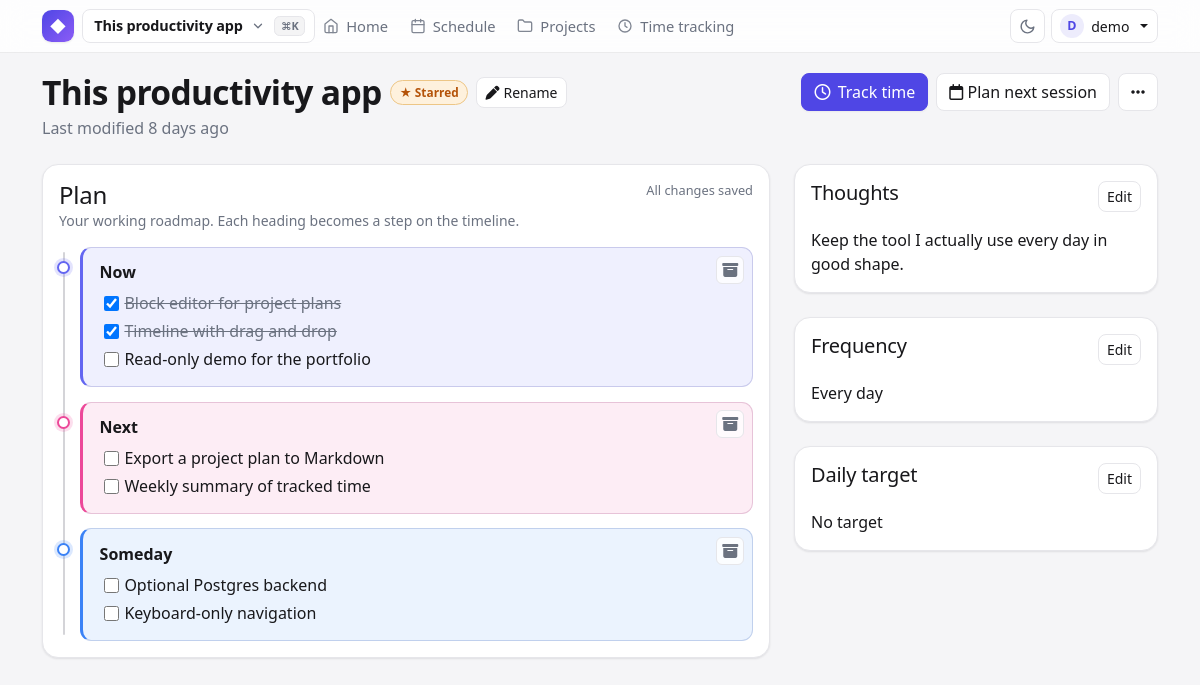
/projects/2 (signed in), run on an earlier commit of the app's database.
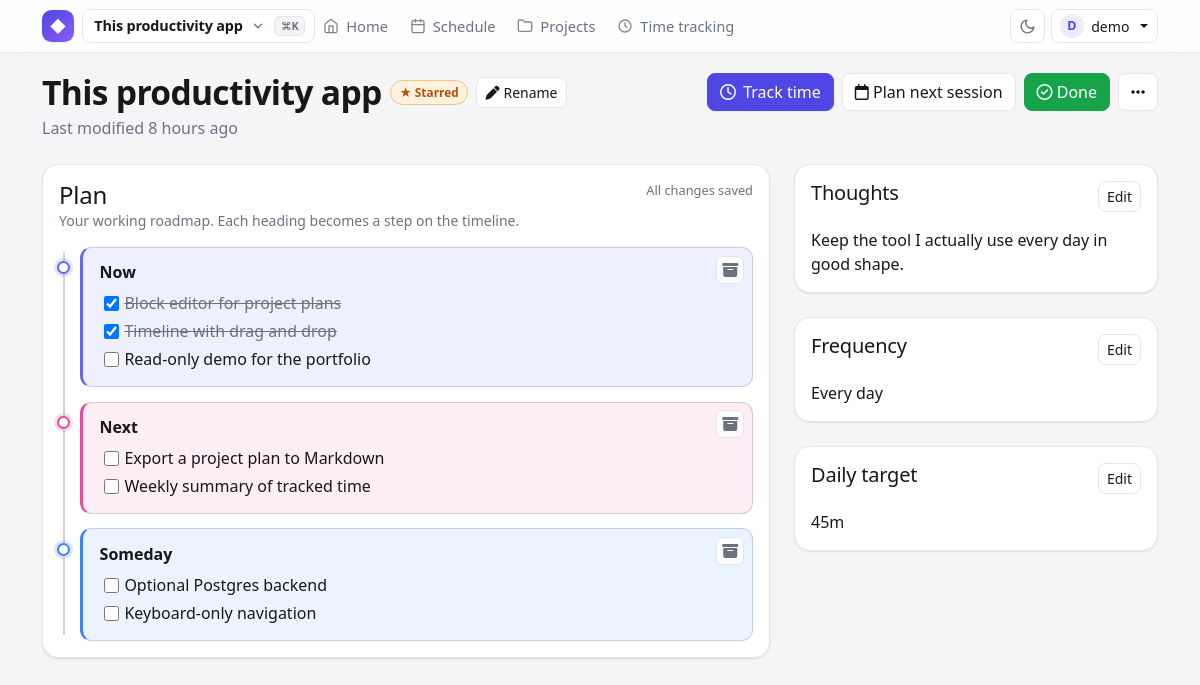
And on a later commit of the database.
### app/models.py (models this page shows)
class Project(db.Model):
    __tablename__ = "projects"
    id = db.Column(db.Integer, primary_key=True)
    user_id = db.Column(db.Integer, db.ForeignKey("users.id"), nullable=False)
    title = db.Column(db.String(150), nullable=False)
    short_goal = db.Column(db.Text, nullable=False)
    frequency = db.Column(db.String(255), nullable=False)
    long_goal = db.Column(db.Text, nullable=False)
    archived_long_goal = db.Column(db.Text, nullable=False, default="")
    daily_target_minutes = db.Column(db.Integer, nullable=True)
    is_starred = db.Column(db.Boolean, default=False, nullable=False)
    is_private = db.Column(db.Boolean, default=False, nullable=False)
    is_archived = db.Column(db.Boolean, default=False, nullable=False)
    created_at = db.Column(db.DateTime, default=lambda: datetime.now(timezone.utc), nullable=False)
    updated_at = db.Column(
        db.DateTime,
        default=lambda: datetime.now(timezone.utc),
        onupdate=lambda: datetime.now(timezone.utc),
        nullable=False,
    )
    owner = db.relationship("User", back_populates="projects")
    timeline_items = db.relationship(
        "ProjectTimelineItem",
        back_populates="project",
        cascade="all, delete-orphan",
        lazy=True,
    )
    time_entries = db.relationship(
        "ProjectTimeEntry",
        back_populates="project",
        lazy=True,
        order_by=lambda: ProjectTimeEntry.started_at.desc(),
    )
    day_slots = db.relationship(
        "ProjectDaySlot",
        back_populates="project",
        cascade="all, delete-orphan",
        lazy=True,
    )

### app/projects/routes.py (the view)
@projects_bp.route("/<int:project_id>")
@login_required
def project_detail(project_id):
    project = _get_user_project_or_404(project_id)
    today_booking = next(
        (
            booking
            for booking in slots_for_date(current_user.id, today_local()).values()
            if booking and booking.project_id == project.id
        ),
        None,
    )
    return render_template(
        "projects/project_detail.html",
        project=project,
        timer_summary=today_project_summary(current_user.id, project.id),
        daily_target_label=_minutes_label(project.daily_target_minutes),
        today_slot=today_booking.slot if today_booking else "",
        today_session_done=bool(today_booking and today_booking.is_done),
    )

### app/markdown_utils.py (called while the page is built)
def _render_markdown_html(value):
    value = _normalize_two_space_nested_lists(value)
    html = markdown(
        value,
        extensions=["extra", "sane_lists", "nl2br", StrikethroughExtension()],
    )
    html = TASK_ITEM_PATTERN.sub(_render_task_item, html)
    html = html.replace("<ul>\n<li><input", '<ul class="task-list">\n<li class="task-list-item"><input')
    html = html.replace("<li><input", '<li class="task-list-item"><input')
    return html

def _render_task_item(match):
    checked = "checked" if match.group("checked").lower() == "x" else ""
    content = match.group("content")
    return (
        '<li class="task-list-item">'
        f'<input class="task-list-checkbox" type="checkbox" disabled {checked}> '
        f"{content}"
    )

    def extendMarkdown(self, md):
        md.inlinePatterns.register(
            SimpleTagInlineProcessor(r"(?<!~)(~~)(.+?)(~~)(?!~)", "del"),
            "strikethrough",
            175,
        )

### app/models.py (called while the page is built)
@login_manager.user_loader
def load_user(user_id):
    return User.query.get(int(user_id))

### app/projects/routes.py (called while the page is built)
def _get_user_project_or_404(project_id):
    return Project.query.filter_by(id=project_id, user_id=current_user.id).first_or_404()

### app/templates/projects/project_detail.html (shortened to what the changed rows need)
{% extends "base.html" %}
{% block extra_head %}
<link rel="stylesheet" href="https://cdn.jsdelivr.net/npm/easymde/dist/easymde.min.css">
<link rel="stylesheet" href="https://cdn.jsdelivr.net/npm/@fortawesome/fontawesome-free@6.5.2/css/all.min.css">
{% endblock %}
{% block content %}
<header class="project-detail-header mb-4">
    <div class="project-detail-heading min-w-0">
        <div class="d-flex align-items-center gap-2 flex-wrap">
            <div data-edit-display="title">
                <h1 class="project-detail-title mb-0" data-project-title-display>{{ project.title }}</h1>
            </div>
            {% if project.is_starred %}<span class="project-badge project-badge-star" title="Starred (context for AI Daily Planning)">★ Starred</span>{% endif %}
            <div class="inline-section-controls">
            </div>
        </div>
        <p class="text-muted mb-0 mt-1" data-project-updated-label>Last modified {{ project.updated_at | naturaltime }}</p>
    </div>
    <div class="project-detail-actions">
        {% if today_slot %}
            <button
                type="button"
                class="btn {% if today_session_done %}btn-success{% else %}btn-outline-secondary{% endif %}"
                data-session-done
                data-project-id="{{ project.id }}"
                data-done="{{ 1 if today_session_done else 0 }}"
                title="Today's session is in slot {{ today_slot }}"
            >
                <i class="fa-regular fa-circle-check" aria-hidden="true"></i>
                <span data-session-done-label>{{ "Done" if today_session_done else "Mark done" }}</span>
            </button>
        {% endif %}
    </div>
</header>
<form
    method="post"
    action="{{ url_for('projects.edit_project', project_id=project.id) }}"
    id="project-editor"
    data-unsaved-warning="true"
>
    <div class="project-detail-body">
        <div class="project-plan-col">
            <section class="card shadow-sm inline-edit-card project-plan-card">
                <div class="card-body">
                    <div class="d-flex justify-content-between align-items-start flex-wrap gap-3 mb-3">
                        <div>
                            <h2 class="h4 mb-0">Plan</h2>
                        </div>
                    </div>
                </div>
            </section>
        </div>
        <div class="project-meta-col">
                <section class="card shadow-sm inline-edit-card">
                    <div class="card-body">
                        <div class="d-flex justify-content-between align-items-start gap-3 mb-3">
                            <h2 class="h5 mb-0">Thoughts</h2>
                        </div>
                        <div data-edit-display="short-goal">
                            <p class="mb-0 preserve-lines" data-display-value="short_goal">{{ project.short_goal }}</p>
                        </div>
                    </div>
                </section>
                <section class="card shadow-sm inline-edit-card">
                    <div class="card-body">
                        <div class="d-flex justify-content-between align-items-start gap-3 mb-3">
                            <h2 class="h5 mb-0">Frequency</h2>
                        </div>
                        <div data-edit-display="frequency">
                            <p class="mb-0 preserve-lines" data-display-value="frequency">{{ project.frequency }}</p>
                        </div>
                    </div>
                </section>
                <section class="card shadow-sm inline-edit-card">
                    <div class="card-body">
                        <div class="d-flex justify-content-between align-items-start gap-3 mb-3">
                            <h2 class="h5 mb-0">Daily target</h2>
                        </div>
                        <div data-edit-display="daily-target">
                            <p class="mb-0" data-display-value="daily_target_minutes">
                                {{ daily_target_label or "No target" }}
                            </p>
                        </div>
                    </div>
                </section>
        </div>
    </div>
</form>
{% endblock %}

### app/templates/base.html (shortened to what the changed rows need)
{% from "icons.html" import icon %}
<!doctype html>
<html lang="en">
<head>
    <link
        href="https://cdn.jsdelivr.net/npm/bootstrap@5.3.3/dist/css/bootstrap.min.css"
        rel="stylesheet"
    >
    <link rel="stylesheet" href="{{ url_for('static', filename='css/theme.css') }}">
    {% block extra_head %}{% endblock %}
    <link rel="stylesheet" href="{{ url_for('static', filename='css/styles.css') }}">
</head>
<body>
    <nav class="navbar navbar-expand-lg app-navbar">
        <div class="container">
            <div class="d-flex align-items-center gap-2" data-navbar-brand-group>
                {% if current_user.is_authenticated %}
                    <button
                        type="button"
                        class="project-switcher-button"
                        data-switcher-open
                        aria-haspopup="dialog"
                        title="Switch project (Ctrl/⌘ K)"
                    >
                        <span class="switcher-label">{{ nav_current_project.title if nav_current_project else "Switch project" }}</span>
                        <svg class="switcher-chevron" width="14" height="14" viewBox="0 0 24 24" fill="none" stroke="currentColor" stroke-width="2.2" stroke-linecap="round" stroke-linejoin="round" aria-hidden="true"><path d="m6 9 6 6 6-6"/></svg>
                        <span class="switcher-kbd" aria-hidden="true">⌘K</span>
                    </button>
                {% endif %}
            </div>
        </div>
    </nav>
    <main class="container pb-5 app-main">
        {% block content %}{% endblock %}
    </main>
</body>
</html>

What changed in the data, as far as the page shows it:
changed Project "This productivity app": updated_at "8 days ago" → "8 hours ago"
Also different on the page:
{{ "Done" if today_session_done else "Mark done" }}: (not shown) → "Done"
{{ daily_target_label or "No target" }}: "No target" → "45m"
